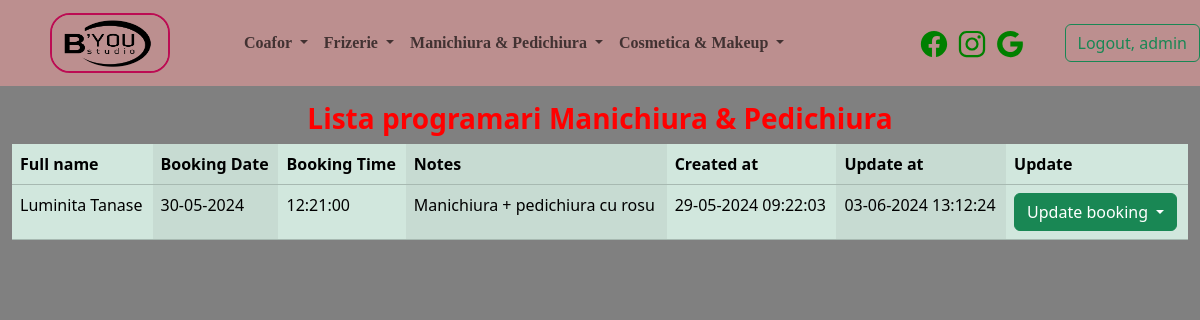
The app's page /list_booking_manipedi/ (signed in) with its own data.
### manipedi/models.py (models this page shows, shortened)
class Manipedi(models.Model):
    full_name = models.CharField(max_length=50)
    booking_date = models.DateField()
    booking_time = models.TimeField()
    notes = models.TextField(max_length=400)
    created_at = models.DateTimeField(auto_now_add=True)
    updated_at = models.DateTimeField(auto_now=True)

### manipedi/views.py (the view)
# urls.py: path('list_booking_manipedi/', views.ManipediListView.as_view(), name='list_booking_manipedi'),
class ManipediListView(LoginRequiredMixin,ListView):
    template_name = 'manipedi/list_booking_manipedi.html'
    model = Manipedi
    context_object_name = 'all_list_manipedi'

### templates/manipedi/list_booking_manipedi.html (shortened to what this page needs)
{% extends 'base.html' %}
{% block content %}
    <div class="container-fluid">
        <div class="row">
            <div class="col-sm-12 col-md-12 gy-3">
            <div class="text">
                <h3 class="text-center" style="color: red; font-weight: bolder">Lista programari Manichiura & Pedichiura</h3>
            </div>
                <table class="table table-success table-striped-columns">
                    <thead>
                    <tr>
                        <th>Full name</th>
                        <th>Booking Date</th>
                        <th>Booking Time</th>
                        <th>Notes</th>
                        <th>Created at</th>
                        <th>Update at</th>
                        <th>Update</th>
                    </tr>
                    </thead>
                    <tbody>
                    {% for list in all_list_manipedi %}
                        <tr>
                            <td>{{ list.full_name }}</td>
                            <td>{{ list.booking_date|date:"d-m-Y" }}</td>
                            <td>{{ list.booking_time|time:"H:i:s" }}</td>
                            <td>{{ list.notes }}</td>
                            <td>{{ list.created_at|date:"d-m-Y H:i:s" }}</td>
                            <td>{{ list.updated_at|date:"d-m-Y H:i:s" }}</td>
                            <td>
                                <div class="dropdown">
                                    <button class="btn btn-success dropdown-toggle" type="button"
                                            data-bs-toggle="dropdown"  aria-expanded="false">
                                        Update booking
                                    </button>
                                </div>
                            </td>
                        </tr>
                    {% endfor %}
                    </tbody>
                </table>
            </div>
        </div>
    </div>
{% endblock %}

### templates/navbar.html (shortened to what this page needs)
{% load static %}
<nav class="navbar navbar-expand-lg bg-body-tertiary" style="padding: 0">
    <div class="container-fluid navbar">
        <a class="navbar-brand" href="{% url 'home' %}">
          <img src="{% static 'byou.png' %}" alt="" class="Logo">
        </a>
        {% if user.is_authenticated %}
            <div class="collapse navbar-collapse" id="navbarSupportedContent">
            <ul class="navbar-nav me-auto mb-2 mb-lg-0">
            <li class="nav-item">
                <a class="nav-link active" aria-current="page" href="{% url 'home' %}" style="width: 50px">
                </a>
            </li>
            <li class="nav-item dropdown" style="font-family: Verdana,serif">
                <a class="nav-link dropdown-toggle nav-style-costum" href="#" role="button" data-bs-toggle="dropdown"
                   aria-expanded="false">
                    Coafor
                </a>
            </li>
            <li class="nav-item dropdown" style="font-family: Verdana,serif">
                <a class="nav-link dropdown-toggle nav-style-costum" href="#" role="button" data-bs-toggle="dropdown"
                   aria-expanded="false">
                    Frizerie
                </a>
            </li>
            <li class="nav-item dropdown" style="font-family: Verdana,serif">
                <a class="nav-link dropdown-toggle nav-style-costum" href="#" role="button" data-bs-toggle="dropdown"
                   aria-expanded="false">
                    Manichiura & Pedichiura
                </a>
            </li>
            <li class="nav-item dropdown" style="font-family: Verdana,serif">
                <a class="nav-link dropdown-toggle nav-style-costum" href="#" role="button" data-bs-toggle="dropdown"
                   aria-expanded="false">
                    Cosmetica & Makeup
                </a>
            </li>
        {% endif %}
        </ul>
        {% if user.is_authenticated %}
            <div class="Icons" style="">
                <a href="https://www.facebook.com/p/B-You-Studio-100064144145617/?locale=ro_RO">
                    <ion-icon name="logo-facebook"></ion-icon>
                </a>
                <a href="https://www.instagram.com/byoustudio.oradea?igsh=MTh2ejdncXl2M3Zkag==">
                    <ion-icon name="logo-instagram"></ion-icon>
                </a>
                <a href="https://aushopping.ro/aushopping-oradea/articole/b-you-studio-oaza-ta-de-frumusete-si-relaxare">
                    <ion-icon name="logo-google"></ion-icon>
                </a>
            </div>
            <form method="post" action="{% url 'logout' %}">
                <button type="submit" class="btn btn-outline-success">
                    Logout, {{ user.username }}</button>
            </form>
        {% else %}
            <div class="login">
                <a href="{% url 'login' %}" class="btn btn-outline-danger">Login</a>
                <a href="{% url 'create_user' %}" class="btn btn-outline-success">Signup</a>
            </div>
        {% endif %}
        </div>
    </div>
</nav>

### templates/navbar.html (style rules this page uses)
.nav-style-costum { transition: all 0.3s; font-weight: bolder; }
.Icons a { text-decoration: none; color: green; }
.Icons { color: white; font-size: 30px; padding-right: 40px; padding-top: 1vh; transition: 0.4s; }
.Logo { border: 2px solid deeppink; border-radius: 20px; width: 120px; height: 60px; mix-blend-mode: multiply; margin-left: 50px; animation-name: glow; animation-duration: 5s; animation-iteration-count: infinite; }
.navbar { background: rosybrown; }

### templates/manipedi/list_booking_manipedi.html (style rules this page uses)
body { background-color: gray; }

### records on screen
Manipedi: full_name "Luminita Tanase", booking_date "30-05-2024", booking_time "12:21:00", notes "Manichiura + pedichiura cu rosu", created_at "29-05-2024 09:22:03", updated_at "03-06-2024 13:12:24"

### other values on screen
{{ user.username }} "admin"
